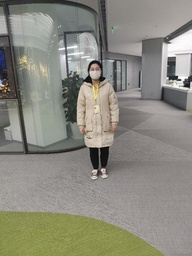
#> input picture JPEGImages/000001.jpg, 192 x 256 px, shrunk from 600 x 800 before the run
$ python -i utils.py   (imports and definitions only)   (older library calls are emulated)
#> lines starting #> are read from the running program, lines starting #| are printed output that depends on the picture
import pandas as pd
import numpy as np
from PIL import Image,ImageEnhance
from skimage import io,img_as_ubyte
import cv2

# [104 lines left out: functions enchcolor, enrenge, ExpTran, ColorsSave, LinearTran, not called in this run]


def median_filter(img, K_size=3):
    H, W, C = img.shape

    ## Zero padding

    pad = K_size // 2

    out = np.zeros((H + pad * 2, W + pad * 2, C), dtype=np.float)

    out[pad:pad + H, pad:pad + W] = img.copy().astype(np.float)

    tmp = out.copy()

    # filtering

    for y in range(H):

        for x in range(W):

            for c in range(C):
                out[pad + y, pad + x, c] = np.median(tmp[y:y + K_size, x:x + K_size, c])

    out = out[pad:pad + H, pad:pad + W].astype(np.uint8)

    return out


def getVarianceMean(scr, winSize):
    if scr is None or winSize is None:
        print("The input parameters of getVarianceMean Function error")
        return -1

    if winSize % 2 == 0:
        print("The window size should be singular")
        return -1

    copyBorder_map = cv2.copyMakeBorder(scr, winSize // 2, winSize // 2, winSize // 2, winSize // 2,
                                        cv2.BORDER_REPLICATE)
    shape = np.shape(scr)

    local_mean = np.zeros_like(scr)
    local_std = np.zeros_like(scr)

    for i in range(shape[0]):
        for j in range(shape[1]):
            temp = copyBorder_map[i:i + winSize, j:j + winSize]
            local_mean[i, j], local_std[i, j] = cv2.meanStdDev(temp)
            if local_std[i, j] <= 0:
                local_std[i, j] = 1e-8

    return local_mean, local_std

def adaptContrastEnhancement(scr, winSize, maxCg):
    if scr is None or winSize is None or maxCg is None:
        print("The input parameters of ACE Function error")
        return -1

    YUV_img = cv2.cvtColor(scr, cv2.COLOR_BGR2YUV)  ##转换通道
    Y_Channel = YUV_img[:, :, 0]
    shape = np.shape(Y_Channel)

    meansGlobal = cv2.mean(Y_Channel)[0]

    # [6 lines of commented-out code are left out]

    localMean_map, localStd_map = getVarianceMean(Y_Channel, winSize)

    for i in range(shape[0]):
        for j in range(shape[1]):

            cg = 0.2 * meansGlobal / max(localStd_map[i, j],1)
            if cg > maxCg:
                cg = maxCg
            elif cg < 1:
                cg = 1

            temp = Y_Channel[i, j].astype(float)
            temp = max(0, min(localMean_map[i, j] + cg * (temp - localMean_map[i, j]), 255))

            #            Y_Channel[i,j]=max(0,min(localMean_map[i,j]+cg*(Y_Channel[i,j]-localMean_map[i,j]),255))
            Y_Channel[i, j] = temp

    YUV_img[:, :, 0] = Y_Channel

    dst = cv2.cvtColor(YUV_img, cv2.COLOR_YUV2BGR)

    return dst


def duibi(img):
    if img is None:
        print("The file name error,please check it")
        return -1

    print(np.shape(img))
    dstimg = adaptContrastEnhancement(img, 15, 10)

    cv2.imshow('output.jpg', dstimg)

    out1 = median_filter(img, K_size=3)
    cv2.imshow("out1.jpg", out1)

    cv2.waitKey(0)

    return 0


# [32 lines left out: functions quchubei, addpic, turncolorBG, not called in this run]

>>> import cv2
>>> picture = cv2.cvtColor(cv2.imread('JPEGImages/000001.jpg'), cv2.COLOR_BGR2RGB)
>>> result = duibi(picture)
#| (256, 192, 3)
#> in adaptContrastEnhancement, `YUV_img = cv2.cvtColor(scr, cv2.COLOR_BGR2YUV)`: YUV_img: shape (256, 192, 3); mean of channels 0, 1, 2 135, 130, 120.9
#> in adaptContrastEnhancement, `Y_Channel = YUV_img[:, :, 0]`:
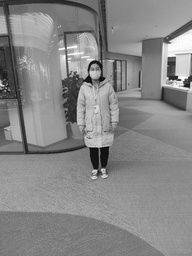
#> Y_Channel: shape (256, 192); min 0, max 255, mean 135
#> in adaptContrastEnhancement, `meansGlobal = cv2.mean(Y_Channel)[0]`: meansGlobal = 135
#> in getVarianceMean, `copyBorder_map = cv2.copyMakeBorder(scr, winSize // 2, winSize // 2, w..`:
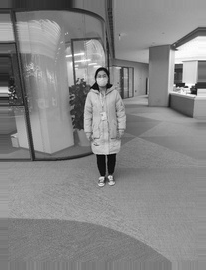
#> copyBorder_map: shape (270, 206); min 0, max 255, mean 133.8
#> after the loop in getVarianceMean, `for i in range(shape[0]):`:
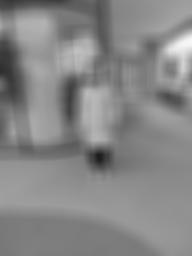
#> local_mean: shape (256, 192); min 28, max 247, mean 134.5
#> after the loop in getVarianceMean, `for i in range(shape[0]):`:
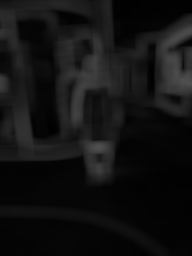
#> local_std: shape (256, 192); min 1, max 80, mean 18
#> after the loop in adaptContrastEnhancement, `for i in range(shape[0]):`:
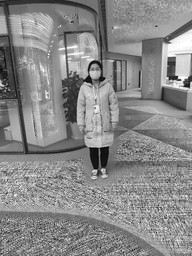
#> Y_Channel: shape (256, 192); min 0, max 255, mean 136.4
#> in adaptContrastEnhancement, `YUV_img[:, :, 0] = Y_Channel`: YUV_img: shape (256, 192, 3); mean of channels 0, 1, 2 136.4, 130, 120.9
#> after the loop in median_filter, `for y in range(H):`:
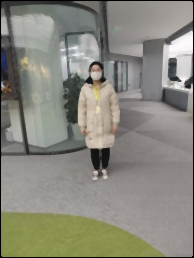
#> out: shape (258, 194, 3) float64; mean R, G, B 136.8, 135.6, 124.8
#> in median_filter, `out = out[pad:pad + H, pad:pad + W].astype(np.uint8)`:
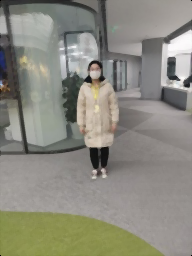
#> out: shape (256, 192, 3); mean R, G, B 139.3, 138, 127.1
#> result = 0

$ run again, on JPEGImages/000004.jpg
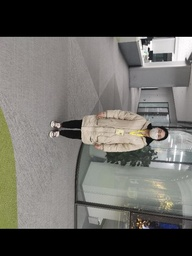
#> input picture JPEGImages/000004.jpg, 192 x 256 px, shrunk from 600 x 800 before the run
#| (256, 192, 3)
#> meansGlobal = 102.4
#> after the loop in getVarianceMean, `for i in range(shape[0]):`:
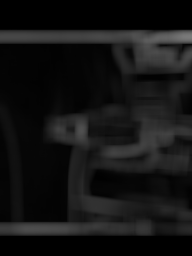
#> local_std: shape (256, 192); min 0, max 121, mean 19.7
#> in median_filter, `out = out[pad:pad + H, pad:pad + W].astype(np.uint8)`:
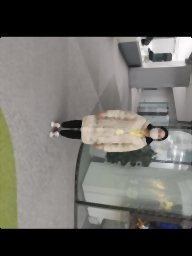
#> out: shape (256, 192, 3); mean R, G, B 105.2, 103.5, 98.7
#> result = 0

$ run again, on JPEGImages/000069.jpg
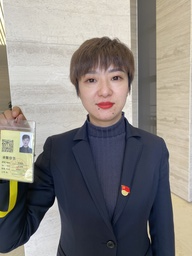
#> input picture JPEGImages/000069.jpg, 192 x 256 px, shrunk from 3024 x 4032 before the run
#| (256, 192, 3)
#> meansGlobal = 128.3
#> after the loop in getVarianceMean, `for i in range(shape[0]):`:
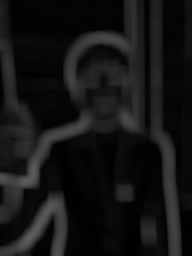
#> local_std: shape (256, 192); min 0, max 94, mean 20.1
#> in median_filter, `out[pad:pad + H, pad:pad + W] = img.copy().astype(np.float)`:
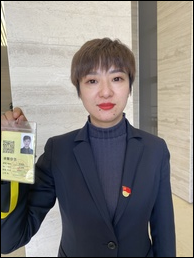
#> out: shape (258, 194, 3) float64; mean R, G, B 129.9, 126.3, 124
#> result = 0
